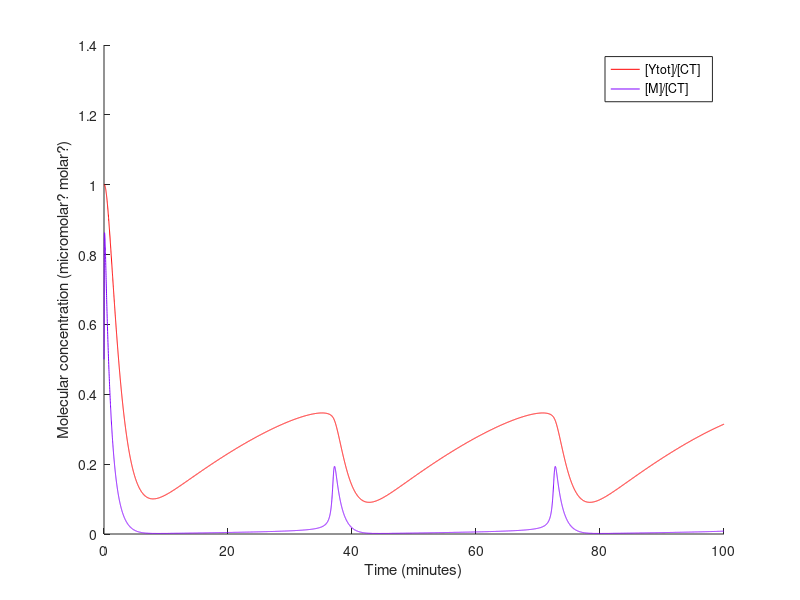

Source code (MATLAB):
%10/4/20 
%trying to recreate fig 3a from Tyson JJ paper
clc;close all;

%amino acid concentration
aa=1; %this is a constant but idk what the value is supposed to be

%define rates - given in table 2
k1 = .015*.02/aa; %min^-1
%^^^IF YOU CHANGE THE INITIAL VALUES, change .02 above to whatever number is
%printed repeatedly below after you run 
k2=0;%min^-1
k3=200/.02;%min^-1
%^^^IF YOU CHANGE THE INITIAL VALUES, change .02 above to whatever number is
%printed repeatedly below after you run 
k4=180; %adjustable - will change later
kprime4=0.018;%min^-1
k5=0;%min^-1
k6=1; %adjustable - will change later
k7=0.6;%min^-1
k9=k6+10.;%min^-1
k8=k9+10.;%min^-1

%equations - given in table 1
eq1 =@(C2,CP,pM,M,Y,YP) k6*M - k8*C2 + k9*CP   ;
eq2 =@(C2,CP,pM,M,Y,YP) -k3*CP*Y + k8*C2 - k9*CP  ;
eq3 =@(C2,CP,pM,M,Y,YP) k3*CP*Y - pM*(kprime4 + k4*(M/(C2 + CP + pM + M))^2) + k5*M   ;
eq4 =@(C2,CP,pM,M,Y,YP) pM*(kprime4 + k4*(M/(C2 + CP + pM + M))^2) - k5*M - k6*M   ;
eq5 =@(C2,CP,pM,M,Y,YP) k1*aa - k2*Y - k3*CP*Y   ;
eq6 =@(C2,CP,pM,M,Y,YP) k6*M - k7*YP   ;

[time, ex] = ode45(@(a,b)[eq1(b(1),b(2),b(3),b(4),b(5),b(6));eq2(b(1),b(2),b(3),b(4),b(5),b(6));eq3(b(1),b(2),b(3),b(4),b(5),b(6));eq4(b(1),b(2),b(3),b(4),b(5),b(6));eq5(b(1),b(2),b(3),b(4),b(5),b(6));eq6(b(1),b(2),b(3),b(4),b(5),b(6))], [0,100], [0,0.01,0,0.01,0.01,0] );
%add pM, M, Y and YP together for Ytotal
Ytot=ex(:,3)+ex(:,4)+ex(:,5)+ex(:,6);
Ctot=ex(:,1)+ex(:,2)+ex(:,3)+ex(:,4)
%divide by CT
Ytotvdiv=Ytot./ Ctot;

Mfordiv =ex(:,4);
%divide M by CT
Mdiv=Mfordiv./ Ctot;

figure; hold on;
plot(time,Ytotvdiv,'-r') % red for Ytot
plot(time,Mdiv,'-', 'color', [0.5 0 1]) % purple/blue for M
legend('[Ytot]/[CT]','[M]/[CT]')
ylabel('Molecular concentration (micromolar? molar?)')
xlabel('Time (minutes)')
